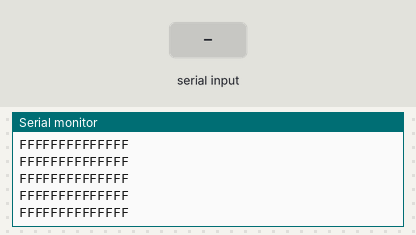
The sketch below on a simulated ESP32. Parts: the last lines printed to the serial monitor. The test bench sets the inputs (shaded band). WiFi joins after 1.5 s; servers stay silent unless stated; storage starts empty.

Above: at 3.2 s.
3.3 s: "1" received over the second serial link
At 3.55 s:
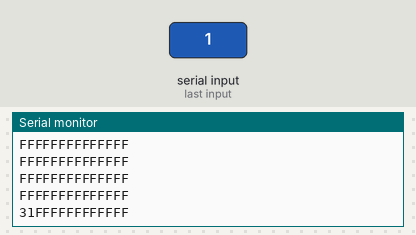
4.8 s: "0" received over the second serial link
At 5.11 s:
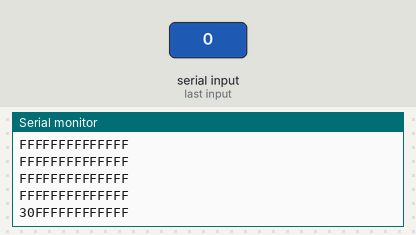

Measured:
- after the input at 3.3 s, the serial monitor: prints a new line after 0.06 s (image 1)
- after the input at 4.8 s, the serial monitor: prints a new line after 0.13 s (image 2)

The sketch:

JsonWebServerDHT11.ino
```cpp
#include <WiFi.h>
#include <AsyncTCP.h>
#include <ESPAsyncWebServer.h>
#include "SPIFFS.h"
#include <Arduino_JSON.h>

#include <Adafruit_Sensor.h>
#include <DHT.h>


#include <SoftwareSerial.h>

#define RE 32
#define DE 33

  byte n,p,k;

//const byte code[]= {0x01, 0x03, 0x00, 0x1e, 0x00, 0x03, 0x65, 0xCD};
const byte nitro[] = {0x01,0x03, 0x00, 0x1e, 0x00, 0x01, 0xe4, 0x0c};
const byte phos[] = {0x01,0x03, 0x00, 0x1f, 0x00, 0x01, 0xb5, 0xcc};
const byte pota[] = {0x01,0x03, 0x00, 0x20, 0x00, 0x01, 0x85, 0xc0};

byte values[11];
SoftwareSerial mod(26,27);


const char* ssid = "MALUPONTON";
const char* password = "Paulette20";


AsyncWebServer server(80);
// Create an Event Source on /events
AsyncEventSource events("/events");
// Json Variable to Hold Sensor Readings
JSONVar readings;

// Timer variables
unsigned long lastTime = 0;
unsigned long timerDelay = 30000;

// CONFIGURACION DE DHT11 (PINES TIPO Y DECLARACION)
#define DHTPIN 15
#define DHTTYPE    DHT11
DHT dht(DHTPIN, DHTTYPE);

String getSensorReadings(){
 readings["temperature"] = String(dht.readTemperature());
 readings["humidity"] = String(dht.readHumidity());
 readings["nitrogen"] = String(n);
 readings["potassium"] = String(p);
 readings["phosphorus"] = String(k);

 String jsonString = JSON.stringify(readings);
 return jsonString;
}

void initSPIFFS() {
 if (!SPIFFS.begin()) {
 Serial.println("An error has occurred while mounting LittleFS");
 }
 Serial.println("LittleFS mounted successfully");
}

void initWiFi() {
 WiFi.mode(WIFI_STA);
 WiFi.begin(ssid, password);
 Serial.print("Connecting to WiFi ..");
 while (WiFi.status() != WL_CONNECTED) {
 Serial.print('.');
 delay(1000);
 }
 Serial.println(WiFi.localIP());
}


void setup() {
  // put your setup code here, to run once:
initWiFi();
initSPIFFS();
mod.begin(9600);
Serial.begin(115200);
dht.begin();
initWiFi();
initSPIFFS();

 pinMode(RE, OUTPUT);
 pinMode(DE, OUTPUT);

server.on("/", HTTP_GET, [](AsyncWebServerRequest *request){
 request->send(SPIFFS, "/index.html", "text/html");
 });

 server.serveStatic("/", SPIFFS, "/");

 server.on("/readings", HTTP_GET, [](AsyncWebServerRequest *request){
 String json = getSensorReadings();
 request->send(200, "application/json", json);
 json = String();
 });

events.onConnect([](AsyncEventSourceClient *client){
 if(client->lastId()){
 Serial.printf("Client reconnected! Last message ID that it got is: %u\n", client->lastId());
}
 // send event with message "hello!", id current millis
 // and set reconnect delay to 1 second
 client->send("hello!", NULL, millis(), 10000);
 });
 server.addHandler(&events);
 // Start server
 server.begin();


}

void loop() {
  n = nitrogen();
  delay(250);
  p = phosphorous();
  delay(250);
  k = potassium();
  delay(250);

  // put your main code here, to run repeatedly:
 if ((millis() - lastTime) > timerDelay) {
 // Send Events to the client with the Sensor Readings Every 30 seconds
 events.send("ping",NULL,millis());
 events.send(getSensorReadings().c_str(),"new_readings" ,millis());
 lastTime = millis();
 }
}

byte nitrogen(){
    digitalWrite(DE,HIGH);
    digitalWrite(RE,HIGH);
    delay(10);
    if(mod.write(nitro,sizeof(nitro))==8){
      digitalWrite(DE,LOW);
      digitalWrite(RE,LOW);
      for(byte i=0;i<7;i++){
      //Serial.print(mod.read(),HEX);
      values[i] = mod.read();
      Serial.print(values[i],HEX);
      }
      Serial.println();
    }
    return values[4];
  }

  byte phosphorous(){
    digitalWrite(DE,HIGH);
    digitalWrite(RE,HIGH);
    delay(10);
    if(mod.write(phos,sizeof(phos))==8){
      digitalWrite(DE,LOW);
      digitalWrite(RE,LOW);
      for(byte i=0;i<7;i++){
      //Serial.print(mod.read(),HEX);
      values[i] = mod.read();
      Serial.print(values[i],HEX);
      }
      Serial.println();
    }
    return values[4];
  }

  byte potassium(){
    digitalWrite(DE,HIGH);
    digitalWrite(RE,HIGH);
    delay(10);
    if(mod.write(pota,sizeof(pota))==8){
      digitalWrite(DE,LOW);
      digitalWrite(RE,LOW);
      for(byte i=0;i<7;i++){
      //Serial.print(mod.read(),HEX);
      values[i] = mod.read();
      Serial.print(values[i],HEX);
      }
      Serial.println();
    }
    return values[4];
  }
```
